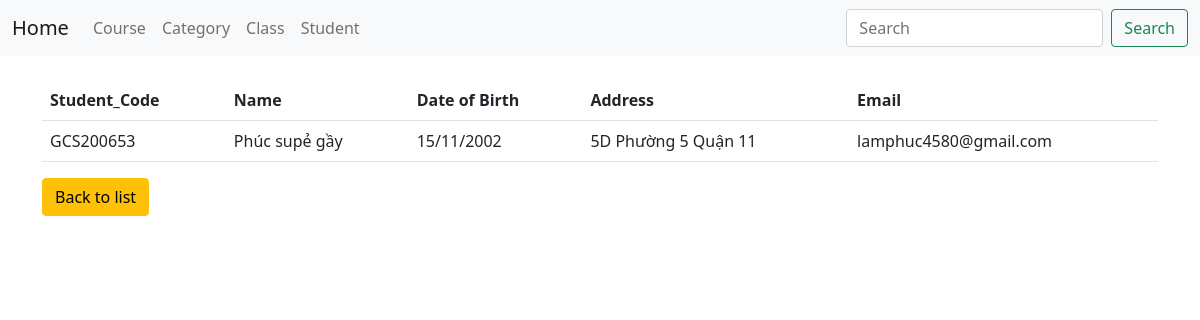
The page /student/student/1 on the database as committed earlier.
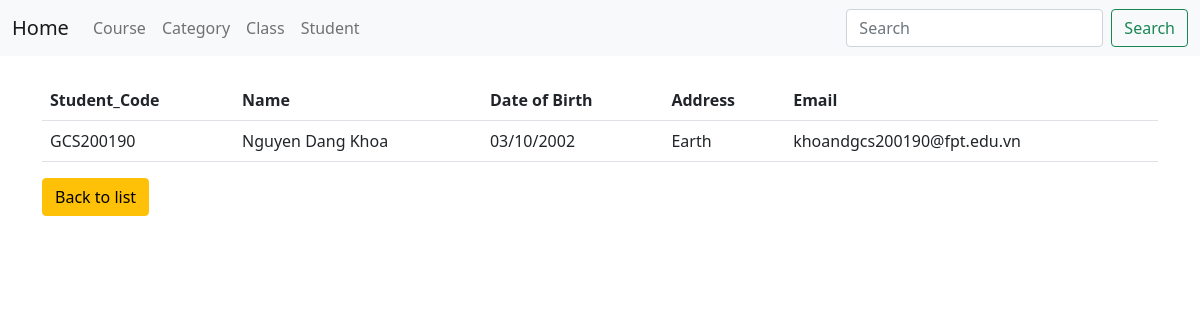
The same page on the database as committed later.
### student/models.py (models this page shows, shortened)
class Student(models.Model):
    student_code = models.CharField(max_length=10)
    name = models.CharField(max_length=30)
    address = models.TextField(max_length=30)
    email = models.EmailField(max_length=30)
    dob = models.CharField(max_length=11)
    course = models.ForeignKey(Course, on_delete=models.CASCADE)
    classroom = models.ForeignKey(ClassRoom, on_delete=models.CASCADE)

### student/views.py (the view)
# urls.py: path("student/<int:id>", views.student_details),
def student_details(request, id):
    student = Student.objects.get(id=id)
    context = {
        "student": student,
    }
    return render(request, "student/student/student_details.html", context)

### student/templates/student/student/student_details.html
{% extends 'base.html' %}
{% block content %}
<table class="table">
    <tr>
        <th>Student_Code</th>
        <th>Name</th>
        <th>Date of Birth</th>
        <th>Address</th>
        <th>Email</th>
    </tr>
    <tr>
        <td>{{student.student_code}}</td>
        <td>{{student.name}}</td>
        <td>{{student.dob}}</td>
        <td>{{student.address}}</td>
        <td>{{student.email}}</td>
    </tr>
</table>
<a class="btn btn-warning" href="back_to_studentlist">Back to list</a>
{% endblock content %}

### projectweb/templates/base.html (shortened to what this page needs)
<!DOCTYPE html>
<html lang="en">
<head>
    <link href="https://cdn.jsdelivr.net/npm/bootstrap@5.1.3/dist/css/bootstrap.min.css" rel="stylesheet"
>
</head>
<body>
    <nav class="navbar navbar-expand-lg navbar-light bg-light">
        <div class="container-fluid">
            <a class="navbar-brand" href="#">Home</a>
            <div class="collapse navbar-collapse" id="navbarSupportedContent">
                <ul class="navbar-nav me-auto mb-2 mb-lg-0">
                    <li class="nav-item">
                        <a class="nav-link" href="../../course/course">Course</a>
                    </li>
                    <li class="nav-item">
                        <a class="nav-link" href="../../course/category">Category</a>
                    </li>
                    <li class="nav-item">
                        <a class="nav-link" href="../../course/classroom">Class</a>
                    </li>
                    <li class="nav-item">
                        <a class="nav-link" href="../../student/student">Student</a>
                    </li>
                </ul>
                <form class="d-flex">
                    <input class="form-control me-2" type="search" placeholder="Search" aria-label="Search">
                    <button class="btn btn-outline-success" type="submit">Search</button>
                </form>
            </div>
        </div>
    </nav>
    <div class="container mt-4">
        {% block content %}
        {% endblock%}
    </div>
</body>
</html>

Rows that differ between the two databases and show on the page:
changed Student: student_code "GCS200653" → "GCS200190"; name "Phúc supẻ gầy" → "Nguyen Dang Khoa"; dob "15/11/2002" → "03/10/2002"; address "5D Phường 5 Quận 11" → "Earth"; email "lamphuc4580@gmail.com" → "khoandgcs200190@fpt.edu.vn"
